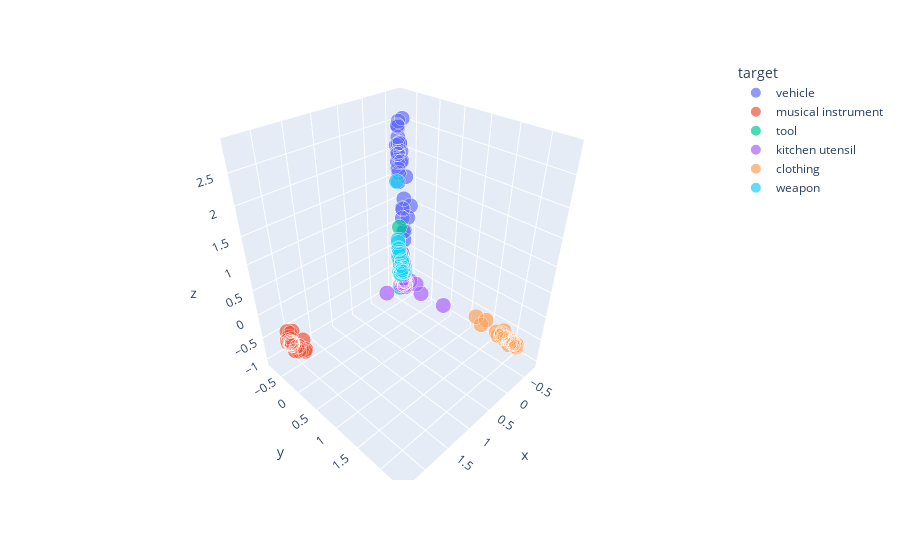

Notebook code cell kept with this figure:
### Code cell
transformed_df = pd.DataFrame(transformed_X, columns=['x','y','z'])
# transformed_df['clusters'] = kmeans.labels_
transformed_df['target'] = train_y.values
transformed_df['name'] = df.index
transformed_df['size'] = [1 for i in range(transformed_df.shape[0])]
px.scatter_3d(transformed_df, x='x', y='y', z='z',
              color='target', hover_data=['name'], size='size', size_max=15)

### Figure 1 — Plotly figure (JSON) as saved in the notebook; plotly's stock layout.template omitted (floating-point values rounded to 4 significant figures)
{"data": [{"customdata": [["(hot air) balloon"], ["airplane"], ["bicycle"], ["boat"], ["bus"], ["car"], ["carriage"], ["cart"], ["go-cart"], ["helicopter"], ["hovercraft"], ["jeep"], ["kick scooter"], ["motorbike (moto)"], ["rocket"], ["scooter (bromfiets)"], ["scooter (brommer)"], ["skateboard"], ["sled"], ["submarine"], ["subway train"], ["taxi"], ["tractor"], ["trailer"], ["train"], ["tram"], ["truck (camion)"], ["truck (vrachtwagen)"], ["van"], ["zeppelin"]], "hovertemplate": "target=vehicle<br>x=%{x}<br>y=%{y}<br>z=%{z}<br>size=%{marker.size}<br>name=%{customdata[0]}<extra></extra>", "legendgroup": "vehicle", "marker": {"color": "#636efa", "size": [1, 1, 1, 1, 1, 1, 1, 1, 1, 1, 1, 1, 1, 1, 1, 1, 1, 1, 1, 1, 1, 1, 1, 1, 1, 1, 1, 1, 1, 1], "sizemode": "area", "sizeref": 0.004444, "symbol": "circle"}, "mode": "markers", "name": "vehicle", "scene": "scene", "showlegend": true, "type": "scatter3d", "x": [-0.2014, -0.0521, -0.3063, -0.0898, -0.07478, -0.02907, -0.2803, -0.3697, -0.2958, -0.1097, -0.1323, -0.1021, -0.3796, -0.1145, -0.2207, -0.1631, -0.1419, -0.3522, -0.4033, -0.1782, -0.2116, -0.07083, -0.1495, -0.2587, -0.1446, -0.1916, -0.06278, -0.07972, -0.1214, -0.139], "y": [-0.01345, -0.1656, -0.1771, -0.1527, -0.1782, -0.04105, -0.27, -0.3716, -0.2982, -0.2496, -0.244, -0.1609, -0.3543, -0.1511, -0.3223, -0.2074, -0.1611, -0.3037, -0.367, -0.2961, -0.3032, -0.1737, -0.2642, -0.2249, -0.2546, -0.2967, -0.1577, -0.1932, -0.2235, -0.06637], "z": [1.346, 2.725, 1.016, 2.427, 2.691, 2.862, 1.154, 0.8986, 1.152, 2.365, 2.249, 2.433, 0.6248, 2.29, 1.672, 2.086, 2.116, 0.6696, 0.4265, 2.051, 1.843, 2.527, 2.203, 1.377, 2.213, 1.927, 2.785, 2.7, 2.395, 1.878]}, {"customdata": [["accordion"], ["bagpipe"], ["banjo"], ["bass guitar"], ["bassoon"], ["cello"], ["clarinet"], ["cymbals"], ["double bass"], ["drum"], ["drum set"], ["flute"], ["guitar"], ["harmonica"], ["harp"], ["harpsichord"], ["organ"], ["pan flute"], ["piano"], ["recorder"], ["saxophone"], ["synthesizer"], ["tambourine"], ["triangle"], ["trombone"], ["trumpet"], ["violin"]], "hovertemplate": "target=musical instrument<br>x=%{x}<br>y=%{y}<br>z=%{z}<br>size=%{marker.size}<br>name=%{customdata[0]}<extra></extra>", "legendgroup": "musical instrument", "marker": {"color": "#EF553B", "size": [1, 1, 1, 1, 1, 1, 1, 1, 1, 1, 1, 1, 1, 1, 1, 1, 1, 1, 1, 1, 1, 1, 1, 1, 1, 1, 1], "sizemode": "area", "sizeref": 0.004444, "symbol": "circle"}, "mode": "markers", "name": "musical instrument", "scene": "scene", "showlegend": true, "type": "scatter3d", "x": [2.114, 2.263, 2.264, 2.296, 2.264, 2.341, 2.244, 2.05, 2.34, 2.14, 2.284, 2.207, 2.302, 2.137, 2.302, 2.246, 2.235, 2.206, 2.34, 2.185, 2.278, 2.261, 2.004, 1.973, 2.233, 2.23, 2.282], "y": [-0.1604, -0.07833, -0.2581, -0.2324, -0.2839, -0.2418, -0.2897, -0.3671, -0.2499, -0.2636, -0.2835, -0.3168, -0.1945, -0.3057, -0.2629, -0.2859, -0.2465, -0.2944, -0.2112, -0.272, -0.2943, -0.2746, -0.3115, -0.3888, -0.3149, -0.315, -0.2641], "z": [-0.273, -0.3613, -0.3485, -0.2446, -0.3486, -0.2326, -0.3768, -0.6709, -0.1926, -0.4619, -0.1731, -0.4351, -0.2291, -0.4847, -0.2492, -0.2474, -0.06034, -0.5422, 0.02153, -0.4591, -0.3259, -0.112, -0.6638, -0.78, -0.3557, -0.3705, -0.301]}, {"customdata": [["anvil"], ["axe"], ["chisel"], ["clamp"], ["crowbar (breekijzer)"], ["crowbar (koevoet)"], ["drill"], ["file"], ["filling knife"], ["grinding disc"], ["hammer"], ["lawn mower"], ["level"], ["nail"], ["oil can"], ["paint brush"], ["pickaxe"], ["plane"], ["plough"], ["rope"], ["saw"], ["screw wrench (engelse sleutel)"], ["screwdriver"], ["shovel"], ["tongs"], ["vacuum cleaner"], ["wheelbarrow"], ["wire brush"], ["wrench"]], "hovertemplate": "target=tool<br>x=%{x}<br>y=%{y}<br>z=%{z}<br>size=%{marker.size}<br>name=%{customdata[0]}<extra></extra>", "legendgroup": "tool", "marker": {"color": "#00cc96", "size": [1, 1, 1, 1, 1, 1, 1, 1, 1, 1, 1, 1, 1, 1, 1, 1, 1, 1, 1, 1, 1, 1, 1, 1, 1, 1, 1, 1, 1], "sizemode": "area", "sizeref": 0.004444, "symbol": "circle"}, "mode": "markers", "name": "tool", "scene": "scene", "showlegend": true, "type": "scatter3d", "x": [-0.6376, -0.669, -0.6886, -0.654, -0.6721, -0.6814, -0.5271, -0.6803, -0.69, -0.5549, -0.7015, -0.4188, -0.6698, -0.6963, -0.6205, -0.6327, -0.6803, -0.6748, -0.5836, -0.6358, -0.698, -0.7054, -0.7134, -0.6668, -0.7023, -0.5193, -0.5581, -0.6557, -0.7085], "y": [-0.7195, -0.7376, -0.7395, -0.6941, -0.7471, -0.7528, -0.6235, -0.7413, -0.7299, -0.6612, -0.7593, -0.4965, -0.6821, -0.7298, -0.6221, -0.5518, -0.7551, -0.7215, -0.6582, -0.5174, -0.772, -0.7649, -0.7574, -0.7088, -0.7574, -0.5265, -0.6179, -0.6641, -0.7634], "z": [-0.6022, -0.6654, -0.8464, -0.7066, -0.7323, -0.7774, 0.00882, -1.021, -0.8672, -0.1424, -0.8201, 0.6415, -0.8466, -0.889, -0.6184, -0.7168, -0.7627, -0.8084, -0.2498, -0.7846, -0.8624, -0.9325, -0.946, -0.7164, -0.8914, -0.06507, -0.0646, -0.7605, -0.9452]}, {"customdata": [["apron"], ["bottle"], ["bowl"], ["can opener"], ["colander"], ["electric kettle"], ["fork"], ["fridge"], ["glass"], ["grater"], ["kettle"], ["knife"], ["microwave oven"], ["mixer"], ["mug"], ["nutcracker"], ["oven"], ["pan"], ["percolator"], ["place mat"], ["plate"], ["pot"], ["scales"], ["scissors"], ["sieve"], ["spatula"], ["spoon"], ["stove"], ["teaspoon"], ["toaster"], ["towel"], ["whisk"], ["wok"]], "hovertemplate": "target=kitchen utensil<br>x=%{x}<br>y=%{y}<br>z=%{z}<br>size=%{marker.size}<br>name=%{customdata[0]}<extra></extra>", "legendgroup": "kitchen utensil", "marker": {"color": "#ab63fa", "size": [1, 1, 1, 1, 1, 1, 1, 1, 1, 1, 1, 1, 1, 1, 1, 1, 1, 1, 1, 1, 1, 1, 1, 1, 1, 1, 1, 1, 1, 1, 1, 1, 1], "sizemode": "area", "sizeref": 0.004444, "symbol": "circle"}, "mode": "markers", "name": "kitchen utensil", "scene": "scene", "showlegend": true, "type": "scatter3d", "x": [-0.4875, -0.53, -0.6327, -0.6365, -0.6532, -0.5412, -0.6865, -0.5159, -0.6174, -0.2165, -0.6155, -0.7415, -0.5091, -0.5573, -0.588, -0.6652, -0.5284, -0.6446, -0.533, -0.5591, -0.634, -0.6449, -0.6034, -0.6923, -0.679, -0.6561, -0.6723, -0.5585, -0.6498, -0.5672, -0.4534, -0.6668, -0.6427], "y": [0.5901, -0.5324, -0.5495, -0.6462, -0.5949, -0.5193, -0.6038, -0.5407, -0.5147, -0.6563, -0.6038, -0.793, -0.5066, -0.5733, -0.3672, -0.6641, -0.5554, -0.622, -0.5036, -0.1814, -0.5137, -0.6113, -0.5583, -0.7003, -0.65, -0.5977, -0.5986, -0.5841, -0.5831, -0.5156, 0.05244, -0.6495, -0.6046], "z": [-0.6251, -0.7644, -0.744, -0.5704, -0.753, -0.2271, -0.9, 0.02682, -0.7139, -0.8691, -0.6093, -1.011, 0.01423, -0.1613, -0.6076, -0.7862, -0.05835, -0.7159, -0.2242, -0.5757, -0.7262, -0.7418, -0.5384, -0.8227, -0.8789, -0.8109, -0.927, -0.1684, -0.8496, -0.3361, -0.6228, -0.8566, -0.6943]}, {"customdata": [["bathing suit"], ["beanie"], ["belt"], ["blouse"], ["boots"], ["bra"], ["cap"], ["coat"], ["dress"], ["dungarees"], ["hat"], ["jeans"], ["mittens"], ["panties"], ["pants"], ["pullover"], ["pyjamas"], ["scarf"], ["shirt"], ["shoes"], ["shorts"], ["skirt"], ["socks"], ["suit"], ["sweater"], ["t-shirt"], ["tie"], ["top"], ["tracksuit"]], "hovertemplate": "target=clothing<br>x=%{x}<br>y=%{y}<br>z=%{z}<br>size=%{marker.size}<br>name=%{customdata[0]}<extra></extra>", "legendgroup": "clothing", "marker": {"color": "#FFA15A", "size": [1, 1, 1, 1, 1, 1, 1, 1, 1, 1, 1, 1, 1, 1, 1, 1, 1, 1, 1, 1, 1, 1, 1, 1, 1, 1, 1, 1, 1], "sizemode": "area", "sizeref": 0.004444, "symbol": "circle"}, "mode": "markers", "name": "clothing", "scene": "scene", "showlegend": true, "type": "scatter3d", "x": [-0.2549, -0.2585, -0.3098, -0.21, -0.3093, -0.231, -0.2598, -0.2257, -0.1074, -0.2503, -0.2345, -0.2242, -0.2677, -0.2397, -0.2354, -0.2261, -0.2123, -0.2505, -0.2069, -0.2709, -0.2392, -0.2183, -0.2525, -0.2047, -0.2201, -0.2323, -0.2378, -0.2335, -0.2369], "y": [2.033, 1.929, 1.584, 2.341, 1.464, 2.201, 2.029, 2.269, 2.276, 2.04, 2.059, 2.22, 1.961, 2.244, 2.322, 2.341, 2.26, 2.08, 2.357, 1.696, 2.15, 2.288, 2.108, 2.095, 2.308, 2.284, 2.094, 2.223, 2.057], "z": [-0.2927, -0.2833, -0.3692, -0.2345, -0.2639, -0.2522, -0.2981, -0.2685, -0.2375, -0.2481, -0.2426, -0.2507, -0.3458, -0.303, -0.3191, -0.3217, -0.2388, -0.3206, -0.2487, -0.18, -0.2679, -0.2641, -0.2937, -0.1123, -0.2609, -0.299, -0.2661, -0.2962, -0.2161]}, {"customdata": [["bazooka"], ["bow"], ["canon"], ["club"], ["dagger"], ["double-barreled shotgun"], ["grenade"], ["knuckle dusters"], ["machine gun"], ["pistol"], ["rifle"], ["shield"], ["slingshot"], ["spear"], ["stick"], ["sword"], ["tank"], ["whip"]], "hovertemplate": "target=weapon<br>x=%{x}<br>y=%{y}<br>z=%{z}<br>size=%{marker.size}<br>name=%{customdata[0]}<extra></extra>", "legendgroup": "weapon", "marker": {"color": "#19d3f3", "size": [1, 1, 1, 1, 1, 1, 1, 1, 1, 1, 1, 1, 1, 1, 1, 1, 1, 1], "sizemode": "area", "sizeref": 0.004444, "symbol": "circle"}, "mode": "markers", "name": "weapon", "scene": "scene", "showlegend": true, "type": "scatter3d", "x": [-0.4693, -0.5095, -0.4781, -0.601, -0.6051, -0.5218, -0.5112, -0.5791, -0.5033, -0.5231, -0.512, -0.5756, -0.5222, -0.5775, -0.5816, -0.5839, -0.2588, -0.5441], "y": [-0.5875, -0.5314, -0.594, -0.6279, -0.6407, -0.6239, -0.5637, -0.5259, -0.6051, -0.6087, -0.6153, -0.5644, -0.528, -0.5757, -0.6303, -0.6353, -0.4009, -0.5256], "z": [0.2478, -0.1953, 0.3008, -0.5177, -0.5007, -0.05674, -0.02512, -0.4614, 0.08993, 0.0009974, 0.05967, -0.4851, -0.1666, -0.4375, -0.5668, -0.3714, 1.644, -0.3469]}], "layout": {"legend": {"itemsizing": "constant", "title": {"text": "target"}, "tracegroupgap": 0}, "margin": {"t": 60}, "scene": {"domain": {"x": [0, 1], "y": [0, 1]}, "xaxis": {"title": {"text": "x"}}, "yaxis": {"title": {"text": "y"}}, "zaxis": {"title": {"text": "z"}}}}}
